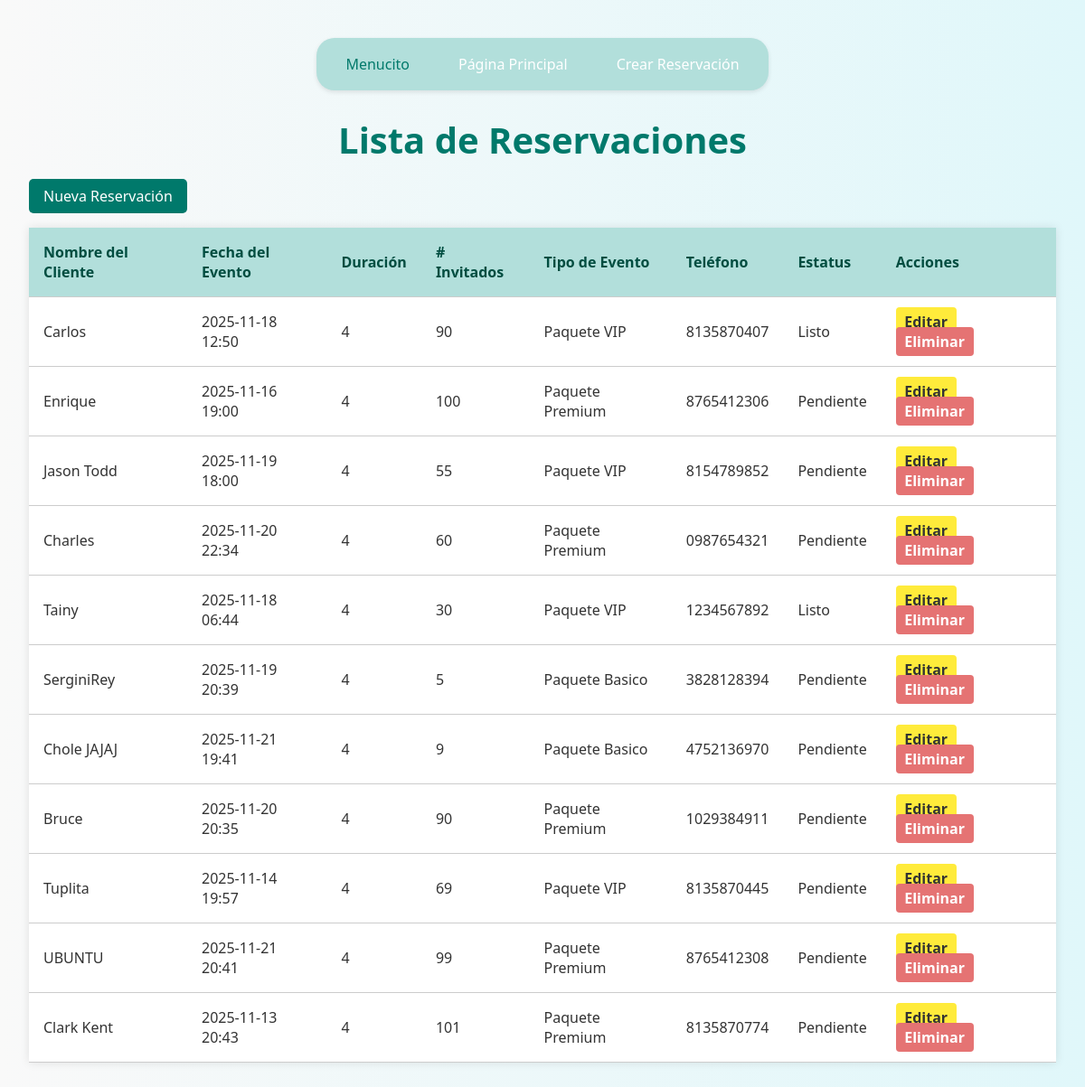
/listar/ (signed in), run on an earlier commit of the app's database.
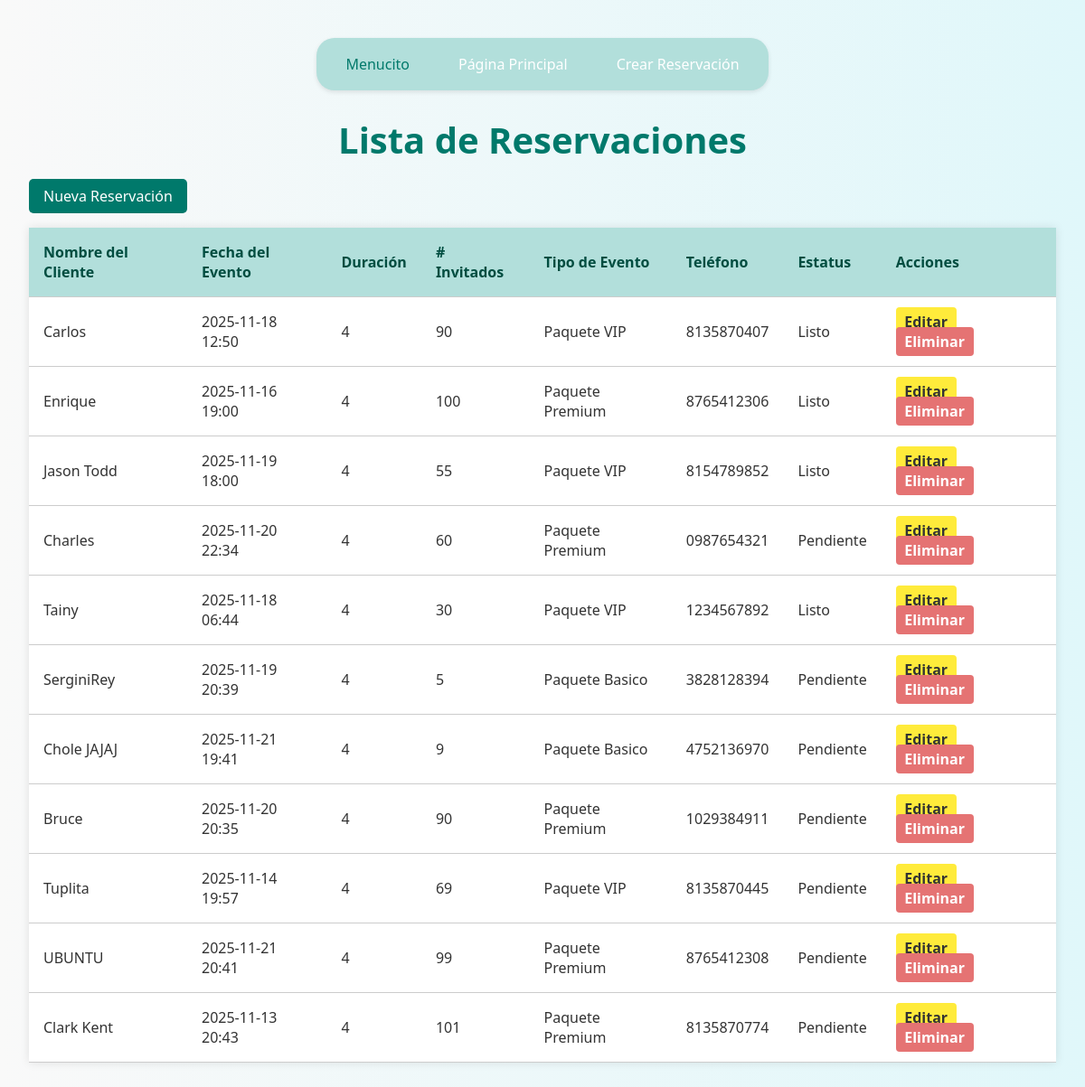
And on a later commit of the database.
### app/models.py (models this page shows, shortened)
class RESERVACION(models.Model):
    nombre_cliente = models.CharField(max_length=100)
    fecha_evento = models.DateTimeField()
    duracion_horas = models.IntegerField(default=4)
    num_invitados = models.IntegerField()
    tipo_evento = models.CharField(max_length=50)
    telefono_contacto = models.CharField(max_length=15)
    estatus = models.CharField(max_length=20, default='Pendiente')
    @property
    def estatus_actualizado(self):
        if self.fecha_evento < timezone.now():
            return "Listo"
        return self.estatus

### app/views.py (the view)
# urls.py: path('listar/', views.listar_reservaciones, name='listar'),
@login_required
@user_passes_test(is_admin)
def listar_reservaciones(request):
    reservaciones = RESERVACION.objects.all()
    return render(request, 'listar.html', {'reservaciones': reservaciones})

### app/views.py (called while the page is built)
def is_admin(user):
    return user.is_superuser

### app/templates/listar.html (shortened to what this page needs)
{% load static %}
<!DOCTYPE html>
<html lang="es" translate="no">
<head>
    <link rel="stylesheet" href="{% static 'css/stylelistar.css' %}">
</head>
<body>
    {% include 'menu.html' %}
    <h1>Lista de Reservaciones</h1>
    <a class="boton-nuevo" href="{% url 'crear' %}">Nueva Reservación</a>
    <table class="tabla-productos">
        <thead>
            <tr>
                <th>Nombre del Cliente</th>
                <th>Fecha del Evento</th>
                <th>Duración</th>
                <th># Invitados</th>
                <th>Tipo de Evento</th>
                <th>Teléfono</th>
                <th>Estatus</th>
                <th>Acciones</th>
            </tr>
        </thead>
        <tbody>
            {% for reservacion in reservaciones %}
            <tr>
                <td>{{ reservacion.nombre_cliente }}</td>
                <td>{{ reservacion.fecha_evento|date:"Y-m-d H:i" }}</td>
                <td>{{ reservacion.duracion_horas }}</td>
                <td>{{ reservacion.num_invitados }}</td>
                <td>{{ reservacion.tipo_evento }}</td>
                <td>{{ reservacion.telefono_contacto }}</td>
                <td>{{ reservacion.estatus_actualizado }}</td>
                <td>
                    <a class="boton-editar" href="{% url 'editar' reservacion.id %}">Editar</a>
                    <a class="boton-eliminar" href="{% url 'eliminar' reservacion.id %}" onclick="return confirmarEliminacion()">Eliminar</a>
                </td>
            </tr>
            {% empty %}
            <tr>
                <td colspan="7" class="text-center text-muted">No hay reservaciones registradas.</td>
            </tr>
            {% endfor %}
        </tbody>
    </table>
</body>
</html>

What changed in the data, as far as the page shows it:
changed RESERVACION "Enrique": estatus_actualizado "Pendiente" → "Listo"
changed RESERVACION "Jason Todd": estatus_actualizado "Pendiente" → "Listo"
